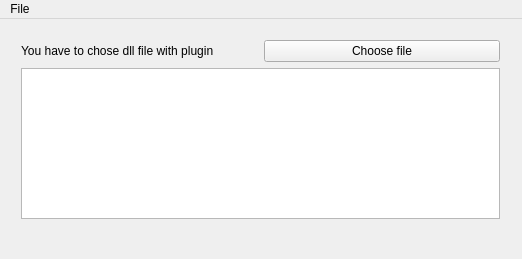
<?xml version="1.0" encoding="UTF-8"?>
<ui version="4.0">
 <class>MainWindow</class>
 <widget class="QMainWindow" name="MainWindow">
  <property name="geometry">
   <rect>
    <x>0</x>
    <y>0</y>
    <width>522</width>
    <height>259</height>
   </rect>
  </property>
  <property name="windowTitle">
   <string>MainWindow</string>
  </property>
  <widget class="QWidget" name="centralWidget">
   <widget class="QWidget" name="verticalLayoutWidget">
    <property name="geometry">
     <rect>
      <x>10</x>
      <y>10</y>
      <width>501</width>
      <height>201</height>
     </rect>
    </property>
    <layout class="QVBoxLayout" name="verticalLayout">
     <property name="sizeConstraint">
      <enum>QLayout::SetDefaultConstraint</enum>
     </property>
     <item>
      <layout class="QHBoxLayout" name="horizontalLayout">
       <item>
        <widget class="QLabel" name="instructionLabel">
         <property name="text">
          <string>You have to chose dll file with plugin</string>
         </property>
        </widget>
       </item>
       <item>
        <widget class="QPushButton" name="chooseFileButton">
         <property name="text">
          <string>Choose file</string>
         </property>
        </widget>
       </item>
      </layout>
     </item>
     <item>
      <widget class="QPlainTextEdit" name="loggerTextArea">
       <property name="enabled">
        <bool>true</bool>
       </property>
       <property name="readOnly">
        <bool>true</bool>
       </property>
      </widget>
     </item>
    </layout>
   </widget>
  </widget>
  <widget class="QMenuBar" name="menuBar">
   <property name="geometry">
    <rect>
     <x>0</x>
     <y>0</y>
     <width>522</width>
     <height>21</height>
    </rect>
   </property>
   <widget class="QMenu" name="menuFile">
    <property name="title">
     <string>File</string>
    </property>
    <addaction name="actionChoose_plugin"/>
   </widget>
   <addaction name="menuFile"/>
  </widget>
  <action name="actionChoose_plugin">
   <property name="text">
    <string>Choose plugin</string>
   </property>
  </action>
 </widget>
 <layoutdefault spacing="6" margin="11"/>
 <resources/>
 <connections/>
</ui>
